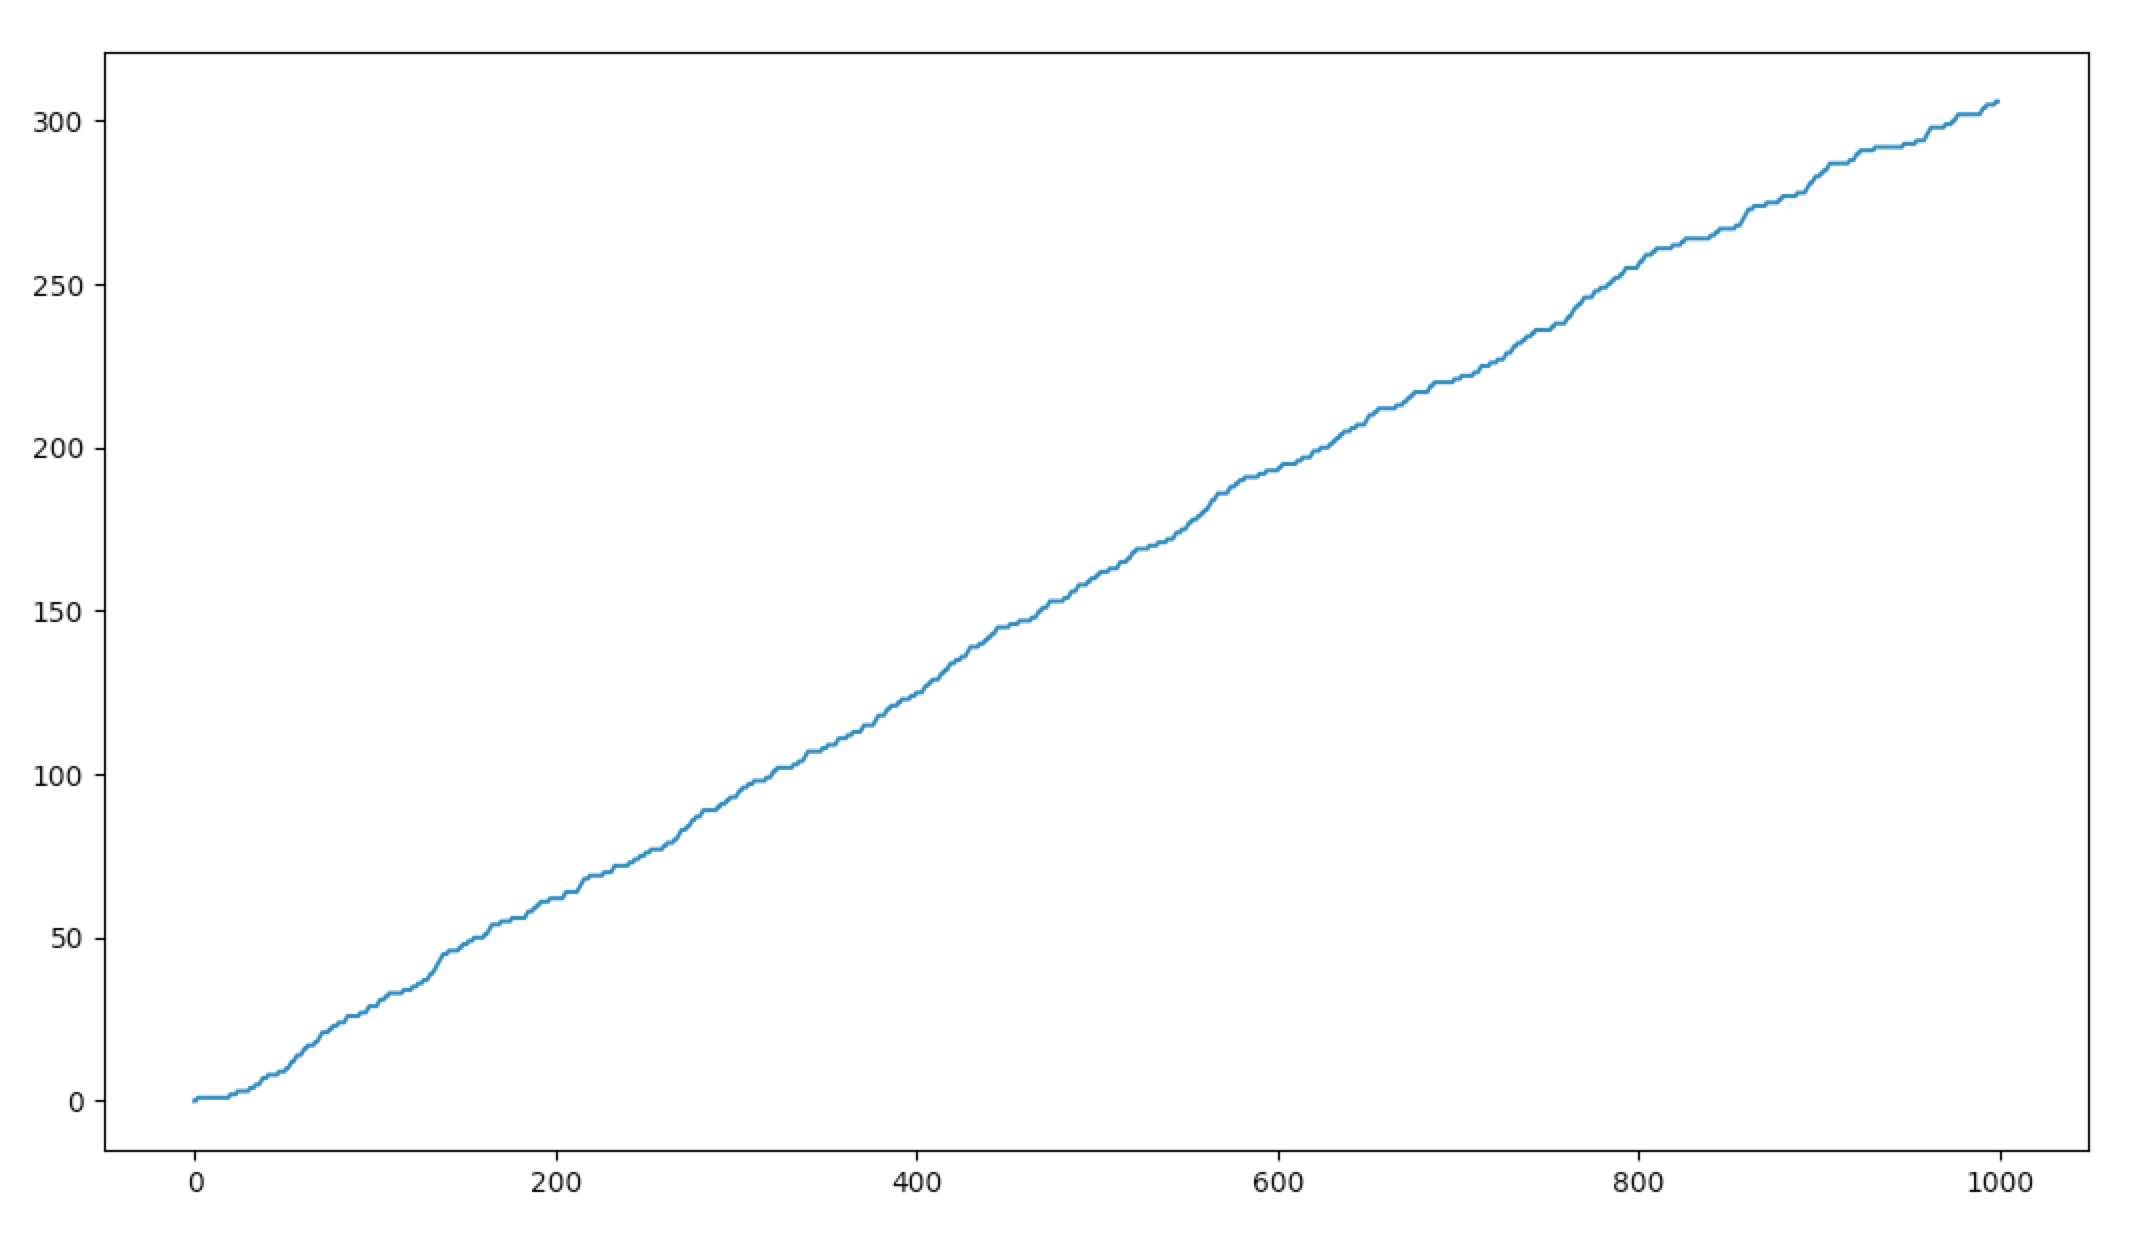

Write the Python code that produced this figure.
import numpy as np
import gym
import matplotlib.pyplot as plt

if __name__ == "__main__":
    ENV = gym.make("FrozenLake-v0")
    DISCOUNT = 0.9
    EPSILON = 0.1
    POSSIBLE_ACTIONS = [0, 1, 2, 3]
    STATE_SPACE = list(range(16))
    ESTIMATES = {}
    RETURNS = {}
    PAIRS_VISITED = {}

    for state in STATE_SPACE:
        for action in POSSIBLE_ACTIONS:
            ESTIMATES[(state, action)] = 0
            RETURNS[(state, action)] = 0
            PAIRS_VISITED[(state, action)] = 0

    POLICY = {}
    for state in STATE_SPACE:
        POLICY[state] = np.random.choice(POSSIBLE_ACTIONS)

    NUM_EPISODES = 100000
    STATUS_INTERVAL = 5000

    for i in range(NUM_EPISODES):
        states_actions_returns = []
        if i % STATUS_INTERVAL == 0:
            print("starting episode", i)
        observation = ENV.reset()
        memory = []
        done = False
        while not done:
            action = POLICY[observation]
            observation_, reward, done, info = ENV.step(action)
            memory.append((observation, action, reward))
            observation = observation_

        memory.append((observation, action, reward))
        returns = 0
        last = True # start at t = T - 1
        for state, action, reward in reversed(memory):
            if last:
                last = False
            else:
                states_actions_returns.append((state, action, returns))
            returns = DISCOUNT * returns + reward

        states_actions_returns.reverse()
        states_and_actions = []
        for state, action, returns in states_actions_returns:
            if (state, action) not in states_and_actions:
                PAIRS_VISITED[(state, action)] += 1
                RETURNS[(state, action)] += (
                    (1 / PAIRS_VISITED[(state, action)])
                    * (returns - RETURNS[(state, action)])
                )
                ESTIMATES[(state, action)] = RETURNS[(state, action)]
                states_and_actions.append((state, action))
                values = np.array(
                    [ESTIMATES[(state, a)] for a in POSSIBLE_ACTIONS]
                )
                best = np.random.choice(np.where(values == values.max())[0])
                rand = np.random.random()
                if rand < 1 - EPSILON:
                    POLICY[state] = POSSIBLE_ACTIONS[best]
                else:
                    POLICY[state] = np.random.choice(POSSIBLE_ACTIONS)
    NUM_GAMES = 1000
    REWARDS = np.zeros(NUM_GAMES)
    EPISODE_REWARDS = 0
    for i in range(NUM_GAMES):
        observation = ENV.reset()
        done = False
        while not done:
            action = POLICY[observation]
            observation_, reward, done, info = ENV.step(action)
            observation = observation_
            EPISODE_REWARDS += reward
        REWARDS[i] = EPISODE_REWARDS
    print(EPISODE_REWARDS / NUM_GAMES)
    plt.plot(REWARDS)
    plt.show()
